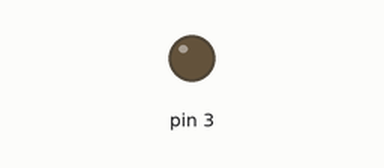
The sketch below on a simulated Arduino Uno, built with avr-gcc and run on an emulated ATmega328P. Shown: output pins drawn as LEDs (lit = HIGH).

Above: at 0.05 s.
Timing chart, 0 to 5.9 s (numbered marks = the images above):
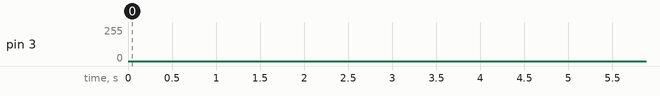

The sketch:

own_pwm_test.ino
```cpp
// in this sketch I want to use the PWM to simulate an analog signal
// coming from pin D3. Its values go from 0 to 255 (duty cycle 0-100)

int delta = 1;
int brightness = 0;

void setup() {
  pinMode(3, OUTPUT);
}

void loop() {
  analogWrite(3, brightness);
  brightness += delta;
  if (brightness <= 0 || brightness >= 255) delta = - delta;
  delay(5);
}

// it werks btw
```
